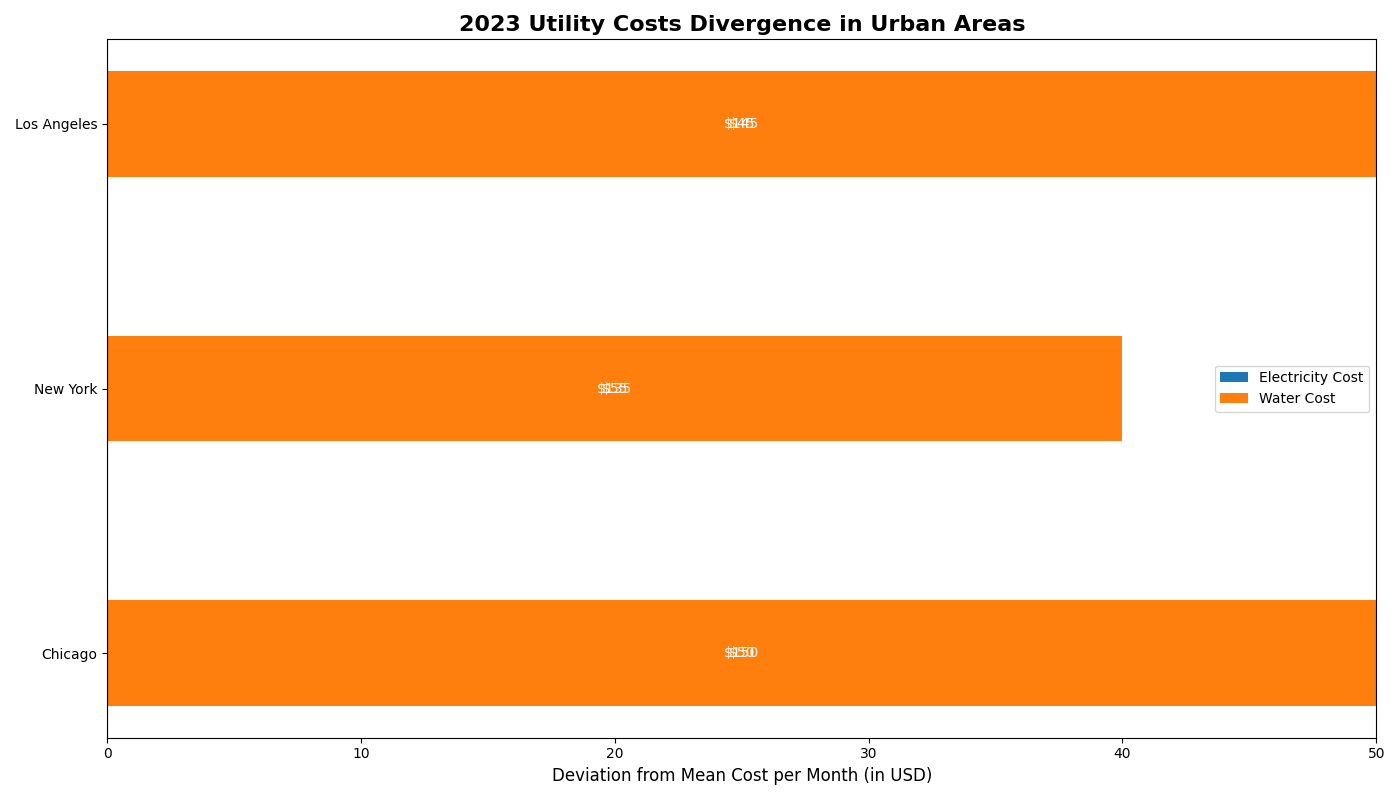

The Python source for this figure:
import matplotlib.pyplot as plt
import numpy as np

cities = ['Chicago', 'New York', 'Los Angeles']

electricity_cost = [150, 135, 145]
water_cost = [50, 55, 45]

# Calculate means for each city to offset the bars correctly
means = [np.mean([e, w]) for e, w in zip(electricity_cost, water_cost)]

# Calculate offsets to position the bars from a central point (mean)
elec_offsets = [e - m for e, m in zip(electricity_cost, means)]
water_offsets = [w - m for w, m in zip(water_cost, means)]

index = np.arange(len(cities))
bar_width = 0.4

fig, ax = plt.subplots(figsize=(14, 8))

ax.barh(index, elec_offsets, bar_width, label='Electricity Cost', color='#1f77b4')
ax.barh(index, water_offsets, bar_width, left=elec_offsets, label='Water Cost', color='#ff7f0e')

ax.set_yticks(index)
ax.set_yticklabels(cities)
ax.set_xlabel('Deviation from Mean Cost per Month (in USD)', fontsize=12)
ax.set_title('2023 Utility Costs Divergence in Urban Areas', fontsize=16, fontweight='bold')
ax.axvline(0, color='black', linewidth=0.8)  # Central axis

# Add data labels
for i in range(len(cities)):
    ax.text(elec_offsets[i]/2, i, f'${electricity_cost[i]:.0f}', ha='center', va='center', fontsize=10, color='white')
    ax.text(elec_offsets[i] + water_offsets[i]/2, i, f'${water_cost[i]:.0f}', ha='center', va='center', fontsize=10, color='white')

ax.legend()

plt.tight_layout()
plt.show()
